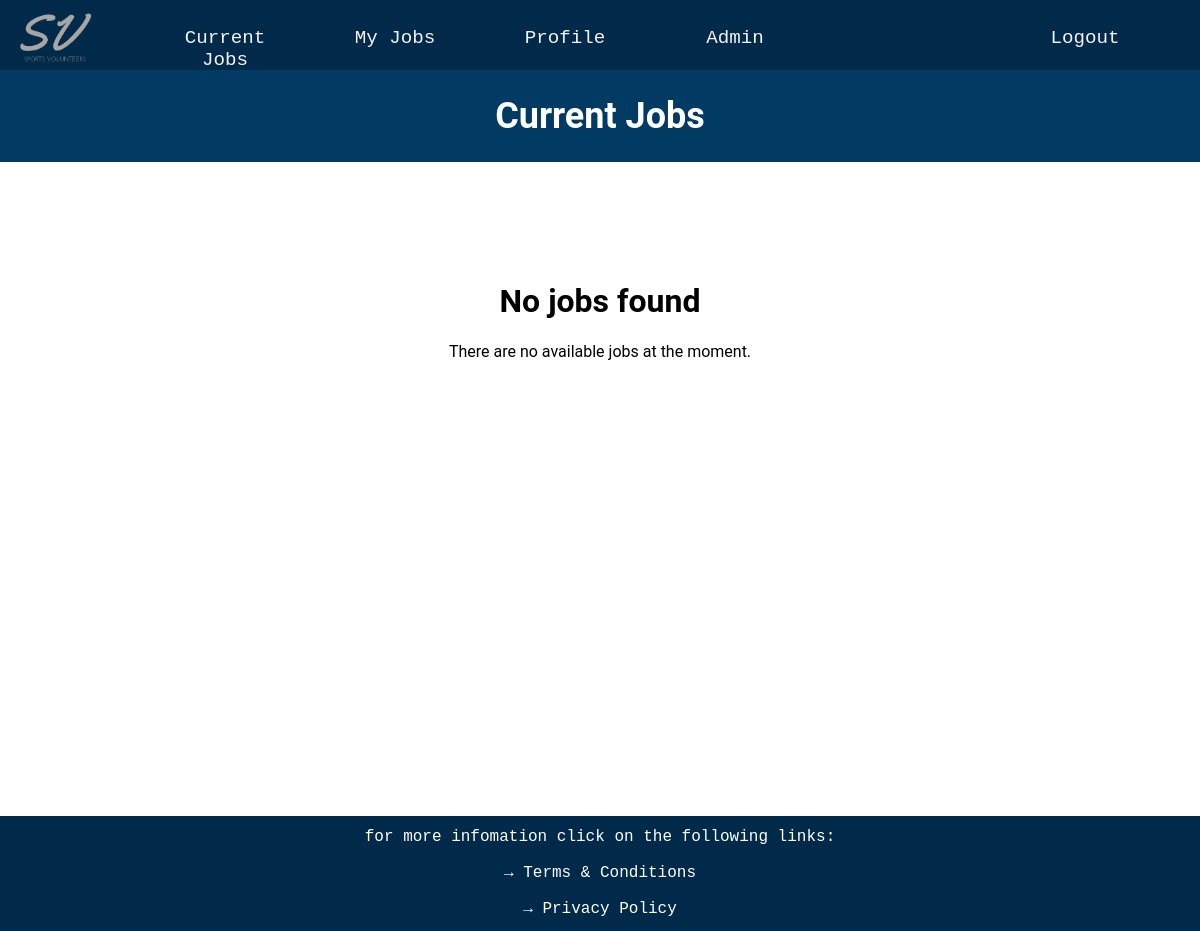
The app's page /current_jobs (signed in), older data.
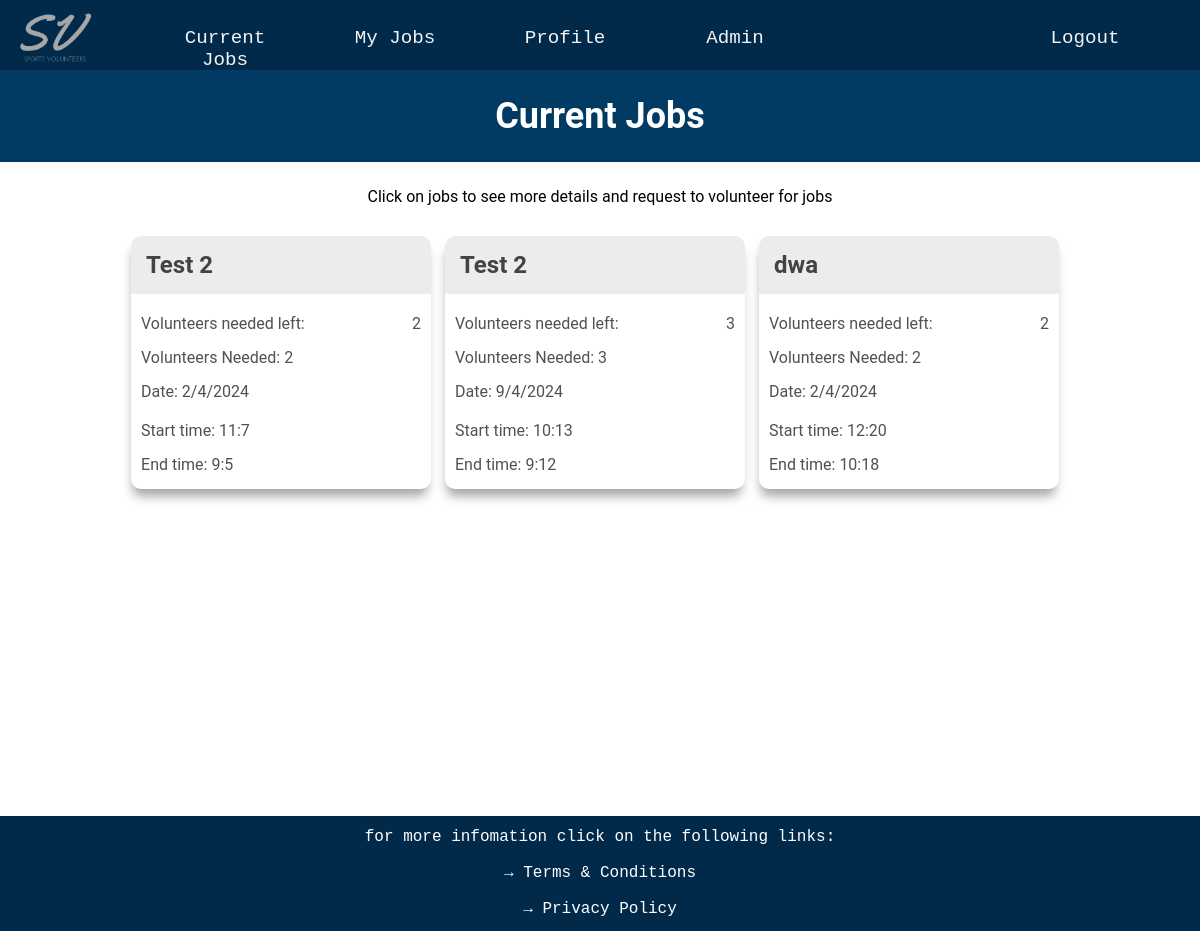
The same page, newer data.
### website/databases.py (models this page shows, shortened)
class Jobs(UserMixin, db.Model):
    __tablename__ = 'jobs'
    job_id = db.Column(db.Integer, primary_key=True)
    job_name = db.Column(db.String(20))
    volunteers_needed = db.Column(db.Integer)
    volunteers_needed_left = db.Column(db.Integer)
    start_time = db.Column(db.String(20))
    end_time = db.Column(db.String(20))
    date = db.Column(db.String(20))
    job_description = db.Column(db.String(300))
    job_qualifications = db.relationship('Qualification', secondary=job_requirements,
                                         backref=db.backref('required_for_jobs', lazy='subquery'))

### website/routes.py (the view)
@app.route('/current_jobs', methods=['GET', 'POST'])
def current_jobs():
    jobs = Jobs.query.all()
    current_user_id = current_user.get_id()
    user = User.query.get(current_user_id)
    user_qualifications_ids = {q.qualifications_id for q in user.qualifications}
    qualified_jobs_ids = []
    for job in jobs:
        job_requirement_ids = {qr.qualifications_id for qr in job.job_qualifications}
        if job_requirement_ids.issubset(user_qualifications_ids):
            qualified_jobs_ids.append(job.job_id)
    assigned_job_ids = []
    assigned_jobs = UserJobLink.query.filter_by(user_id=current_user_id).all()
    for assigned_job in assigned_jobs:
        assigned_job_ids.append(assigned_job.job_id)
    requested_job_ids = []
    requested_jobs = Requests.query.filter_by(user_id=current_user_id).all()
    for requested in requested_jobs:
        requested_job_ids.append(requested.job_id)
    if 'job_id_request' in request.form:
        job_id_request = request.form['job_id_request']
        new_request = Requests(user_id=current_user_id, job_id=job_id_request)
        db.session.add(new_request)
        db.session.commit()
        return redirect(url_for('current_jobs'))
    return render_template('current_jobs.html', jobs=jobs, qualified_jobs_ids=qualified_jobs_ids,
                           requested_job_ids=requested_job_ids, assigned_job_ids=assigned_job_ids)

### website/databases.py (called while the page is built)
    def get_id(self):
        return str(self.user_id)

### website/routes.py (called while the page is built)
@lm.user_loader
def load_user(user_id):
    return User.query.get(int(user_id))

### website/templates/current_jobs.html (shortened to what this page needs)
{% extends "layout.html" %}
{% block page_content %}
<div class="timetable-title-box">
    <h1 class='timetable-title'>Current Jobs</h1>
</div>
{% if jobs %}
<p class="timetable-guide">Click on jobs to see more details and request to volunteer for jobs</p>
<div class="timetable-boxes">
    {% for job in jobs %}
    <div class="job-content">
        <element onclick="togglePopup('{{ job.job_id }}')">
            <div class="job-box">
                <div class="job-name-box">
                    <div class="job-name"><b>{{ job.job_name }}</b></div>
                </div>
                <div>Volunteers needed left: <span>{{ job.volunteers_needed_left }}</span></div>
                <div>Volunteers Needed: <span>{{ job.volunteers_needed }}</span></div>
                <div>Date: <span>{{ job.date }}</span></div>
                <div>Start time: <span>{{ job.start_time }}</span></div>
                <div>End time: <span>{{ job.end_time }}</span></div>
            </div>
        </element>
    </div>
    {% endfor %}
</div>
{% else %}
<div class="no-jobs">
    <h1>No jobs found</h1>
    <p>There are no available jobs at the moment.</p>
</div>
{% endif %}
{% endblock %}

Row changes from the older to the newer data that the page shows:
added Jobs: job_name "Test 2", volunteers_needed_left "2", volunteers_needed "2", date "2/4/2024", start_time "11:7", end_time "9:5"
added Jobs: job_name "Test 2", volunteers_needed_left "3", volunteers_needed "3", date "9/4/2024", start_time "10:13", end_time "9:12"
added Jobs: job_name "dwa", volunteers_needed_left "2", volunteers_needed "2", date "2/4/2024", start_time "12:20", end_time "10:18"
Text that changed along with them:
text no longer shown: "No jobs found There are no available jobs at the moment."
text now shown: "Click on jobs to see more details and request to volunteer for jobs"
